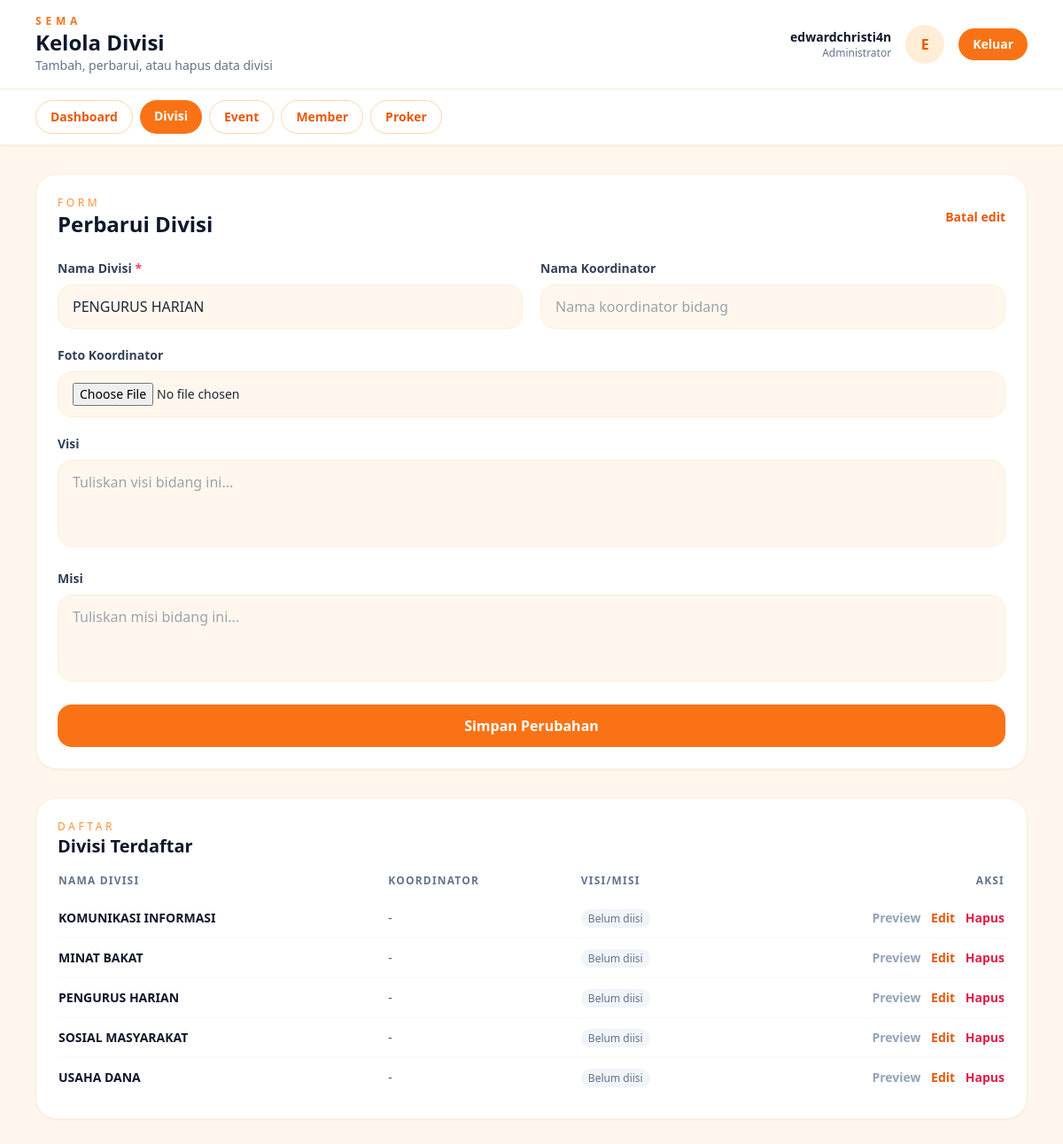
The app's page /admin/divisi/index.php?edit_divisi=1 (signed in) with its own data.
### tables this page shows
CREATE TABLE `divisi` (
  `id_divisi` int(11) NOT NULL,
  `nama_divisi` varchar(100) NOT NULL
);

### admin/divisi/index.php (the view, shortened to what this page needs)
<?php
require_once __DIR__ . '/../../config/database.php';
function h(?string $value): string { return htmlspecialchars($value ?? '', ENT_QUOTES, 'UTF-8'); }
$divisiList = mysqli_fetch_all(mysqli_query($conn, 'SELECT * FROM divisi ORDER BY nama_divisi ASC'), MYSQLI_ASSOC);
$editDivisi = null;
if (isset($_GET['edit_divisi'])) {
    $editId = filter_input(INPUT_GET, 'edit_divisi', FILTER_VALIDATE_INT);
    if ($editId) {
        $stmt = mysqli_prepare($conn, 'SELECT * FROM divisi WHERE id_divisi = ?');
        mysqli_stmt_bind_param($stmt, 'i', $editId);
        mysqli_stmt_execute($stmt);
        $editDivisi = mysqli_fetch_assoc(mysqli_stmt_get_result($stmt)) ?: null;
    }
}
$adminName = h($_SESSION['admin_username'] ?? 'Admin');
$initial   = strtoupper(substr($adminName, 0, 1));
$activePage = 'divisi';
$navLinks = [
    ['label' => 'Dashboard', 'href' => '../dashboard.php',      'key' => 'dashboard'],
    ['label' => 'Divisi',    'href' => 'index.php',             'key' => 'divisi'],
    ['label' => 'Event',     'href' => '../event/index.php',    'key' => 'event'],
    ['label' => 'Member',    'href' => '../member/index.php',   'key' => 'member'],
    ['label' => 'Proker',    'href' => '../proker/index.php',   'key' => 'proker'],
];
?>
<!DOCTYPE html>
<html lang="id">
<head>
    <script src="https://cdn.tailwindcss.com"></script>
</head>
<body class="bg-orange-50 min-h-screen text-slate-800">
    <header class="bg-white border-b border-orange-100 shadow-sm sticky top-0 z-10">
        <div class="max-w-6xl mx-auto px-4 py-4 flex flex-wrap gap-4 items-center justify-between">
            <div>
                <p class="text-xs font-semibold tracking-[0.4em] text-orange-500">SEMA</p>
                <h1 class="text-2xl font-semibold text-slate-900">Kelola Divisi</h1>
                <p class="text-sm text-slate-500">Tambah, perbarui, atau hapus data divisi</p>
            </div>
            <div class="flex items-center gap-4">
                <div class="text-right">
                    <p class="text-sm font-semibold text-slate-900"><?php echo $adminName; ?></p>
                    <p class="text-xs text-slate-500">Administrator</p>
                </div>
                <div class="w-11 h-11 rounded-full bg-orange-100 text-orange-600 font-semibold flex items-center justify-center"><?php echo $initial; ?></div>
                <a href="../dashboard.php?logout=1" class="px-4 py-2 text-sm font-semibold rounded-full bg-orange-500 text-white hover:bg-orange-600 transition">Keluar</a>
            </div>
        </div>
        <nav class="bg-white border-t border-orange-100">
            <div class="max-w-6xl mx-auto px-4 py-3 flex flex-wrap gap-2">
                <?php foreach ($navLinks as $link): ?>
                    <?php $isActive = $link['key'] === $activePage; ?>
                    <a href="<?php echo $link['href']; ?>" class="px-4 py-2 text-sm font-semibold rounded-full transition <?php echo $isActive ? 'bg-orange-500 text-white' : 'border border-orange-200 text-orange-600 hover:bg-orange-50'; ?>"><?php echo $link['label']; ?></a>
                <?php endforeach; ?>
            </div>
        </nav>
    </header>
    <main class="max-w-6xl mx-auto px-4 py-8 space-y-8">
        <section class="bg-white border border-orange-100 rounded-3xl p-6 shadow-sm">
            <div class="flex items-center justify-between mb-6">
                <div>
                    <p class="text-xs uppercase tracking-[0.3em] text-orange-400">Form</p>
                    <h2 class="text-2xl font-semibold text-slate-900"><?php echo $editDivisi ? 'Perbarui Divisi' : 'Tambah Divisi'; ?></h2>
                </div>
                <?php if ($editDivisi): ?>
                    <a href="index.php" class="text-sm font-semibold text-orange-600 hover:underline">Batal edit</a>
                <?php endif; ?>
            </div>
            <form action="index.php" method="post" enctype="multipart/form-data" class="space-y-5">
                <div class="grid md:grid-cols-2 gap-5">
                    <div>
                        <label class="block text-sm font-semibold text-slate-700 mb-2">Nama Divisi <span class="text-rose-500">*</span></label>
                        <input type="text" name="nama_divisi" value="<?php echo $editDivisi ? h($editDivisi['nama_divisi']) : ''; ?>" class="w-full px-4 py-3 rounded-2xl border border-orange-100 focus:outline-none focus:ring-2 focus:ring-orange-400 bg-orange-50" required>
                    </div>
                    <div>
                        <label class="block text-sm font-semibold text-slate-700 mb-2">Nama Koordinator</label>
                        <input type="text" name="nama_koor" value="<?php echo $editDivisi ? h($editDivisi['nama_koor'] ?? '') : ''; ?>" placeholder="Nama koordinator bidang" class="w-full px-4 py-3 rounded-2xl border border-orange-100 focus:outline-none focus:ring-2 focus:ring-orange-400 bg-orange-50">
                    </div>
                </div>
                <div>
                    <label class="block text-sm font-semibold text-slate-700 mb-2">Foto Koordinator</label>
                    <input type="file" name="foto_koor" accept="image/*" class="w-full px-4 py-3 rounded-2xl border border-orange-100 bg-orange-50 text-sm">
                </div>
                <div>
                    <label class="block text-sm font-semibold text-slate-700 mb-2">Visi</label>
                    <textarea name="visi" rows="3" placeholder="Tuliskan visi bidang ini..." class="w-full px-4 py-3 rounded-2xl border border-orange-100 focus:outline-none focus:ring-2 focus:ring-orange-400 bg-orange-50 resize-none"><?php echo $editDivisi ? h($editDivisi['visi'] ?? '') : ''; ?></textarea>
                </div>
                <div>
                    <label class="block text-sm font-semibold text-slate-700 mb-2">Misi</label>
                    <textarea name="misi" rows="3" placeholder="Tuliskan misi bidang ini..." class="w-full px-4 py-3 rounded-2xl border border-orange-100 focus:outline-none focus:ring-2 focus:ring-orange-400 bg-orange-50 resize-none"><?php echo $editDivisi ? h($editDivisi['misi'] ?? '') : ''; ?></textarea>
                </div>
                <button type="submit" class="w-full px-4 py-3 rounded-2xl font-semibold text-white bg-orange-500 hover:bg-orange-600 transition">
                    <?php echo $editDivisi ? 'Simpan Perubahan' : 'Tambah Divisi'; ?>
                </button>
            </form>
        </section>
        <section class="bg-white border border-orange-100 rounded-3xl p-6 shadow-sm">
            <div class="mb-4">
                <p class="text-xs uppercase tracking-[0.3em] text-orange-400">Daftar</p>
                <h2 class="text-xl font-semibold text-slate-900">Divisi Terdaftar</h2>
            </div>
            <div class="overflow-x-auto">
                <table class="min-w-full text-sm">
                    <thead>
                        <tr class="text-left text-xs uppercase tracking-widest text-slate-500">
                            <th class="pb-3">Nama Divisi</th>
                            <th class="pb-3">Koordinator</th>
                            <th class="pb-3">Visi/Misi</th>
                            <th class="pb-3 text-right">Aksi</th>
                        </tr>
                    </thead>
                    <tbody class="divide-y divide-orange-50">
                        <?php foreach ($divisiList as $divisi): ?>
                        <tr class="hover:bg-orange-50/60">
                            <td class="py-3 font-semibold text-slate-900"><?php echo h($divisi['nama_divisi']); ?></td>
                            <td class="py-3 text-slate-600">
                                <?php if (!empty($divisi['foto_koor'])): ?>
                                    <div class="flex items-center gap-2">
                                        <img src="<?php echo h($divisi['foto_koor']); ?>" class="w-8 h-8 rounded-full object-cover border border-orange-100">
                                        <span><?php echo h($divisi['nama_koor'] ?? '-'); ?></span>
                                    </div>
                                <?php else: ?>
                                    <?php echo h($divisi['nama_koor'] ?? '-'); ?>
                                <?php endif; ?>
                            </td>
                            <td class="py-3 text-slate-500">
                                <?php echo !empty($divisi['visi']) ? '<span class="px-2 py-0.5 bg-green-50 text-green-700 rounded-full text-xs">Lengkap</span>' : '<span class="px-2 py-0.5 bg-slate-100 text-slate-500 rounded-full text-xs">Belum diisi</span>'; ?>
                            </td>
                            <td class="py-3 text-right space-x-2">
                                <a href="../../bidang-detail.php?id=<?php echo (int)$divisi['id_divisi']; ?>" target="_blank" class="text-sm font-semibold text-slate-400 hover:text-slate-600">Preview</a>
                                <a href="index.php?edit_divisi=<?php echo (int)$divisi['id_divisi']; ?>" class="text-sm font-semibold text-orange-600 hover:underline">Edit</a>
                                <form action="index.php" method="post" class="inline" onsubmit="return confirm('Hapus divisi ini?');">
                                    <button type="submit" class="text-sm font-semibold text-rose-600 hover:underline">Hapus</button>
                                </form>
                            </td>
                        </tr>
                        <?php endforeach; ?>
                    </tbody>
                </table>
            </div>
        </section>
    </main>
</body>
</html>

### records on screen
divisi: nama_divisi "PENGURUS HARIAN", nama_koor "-"
divisi: nama_divisi "KOMUNIKASI INFORMASI", nama_koor "-"
divisi: nama_divisi "MINAT BAKAT", nama_koor "-"
divisi: nama_divisi "SOSIAL MASYARAKAT", nama_koor "-"
divisi: nama_divisi "USAHA DANA", nama_koor "-"

### other values on screen
$adminName "edwardchristi4n"
$initial "E"
$link['label'] "Dashboard"
$link['label'] "Divisi"
$link['label'] "Event"
$link['label'] "Member"
$link['label'] "Proker"
